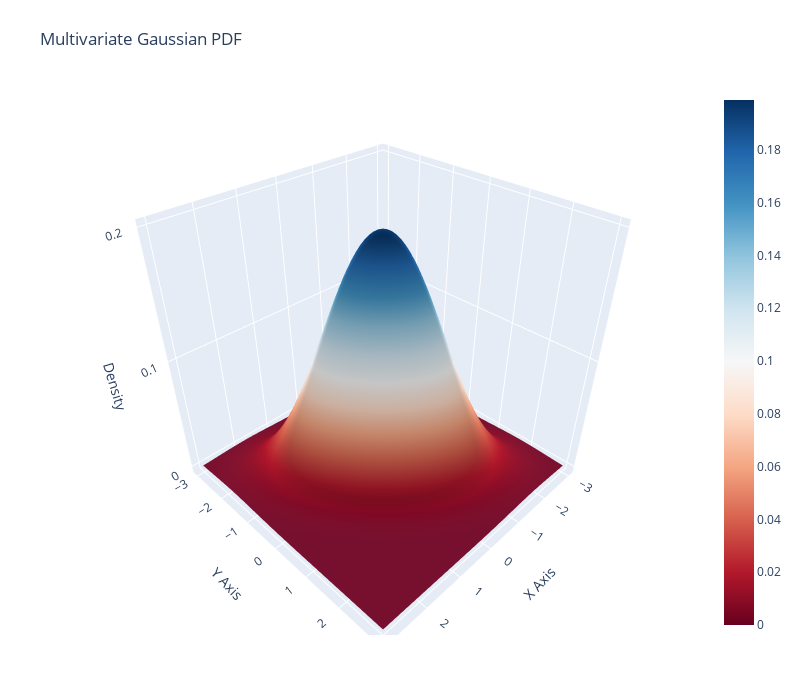

The code cell stored with this chart in its notebook:
### Code cell


### Figure 1 — Plotly figure (JSON) as saved in the notebook; plotly's stock layout.template omitted (floating-point values rounded to 4 significant figures; data arrays with more than 128 entries replaced by an {"elided": "..."} marker saying what was removed)
{"data": [{"colorscale": [[0, "rgb(103,0,31)"], [0.1, "rgb(178,24,43)"], [0.2, "rgb(214,96,77)"], [0.3, "rgb(244,165,130)"], [0.4, "rgb(253,219,199)"], [0.5, "rgb(247,247,247)"], [0.6, "rgb(209,229,240)"], [0.7, "rgb(146,197,222)"], [0.8, "rgb(67,147,195)"], [0.9, "rgb(33,102,172)"], [1, "rgb(5,48,97)"]], "type": "surface", "x": {"elided": "100x100 float values"}, "y": {"elided": "100x100 float values"}, "z": {"elided": "100x100 float values"}}], "layout": {"autosize": false, "height": 700, "margin": {"b": 65, "l": 65, "r": 50, "t": 90}, "scene": {"xaxis": {"title": {"text": "X Axis"}}, "yaxis": {"title": {"text": "Y Axis"}}, "zaxis": {"title": {"text": "Density"}}}, "title": {"text": "Multivariate Gaussian PDF"}, "width": 800}}
